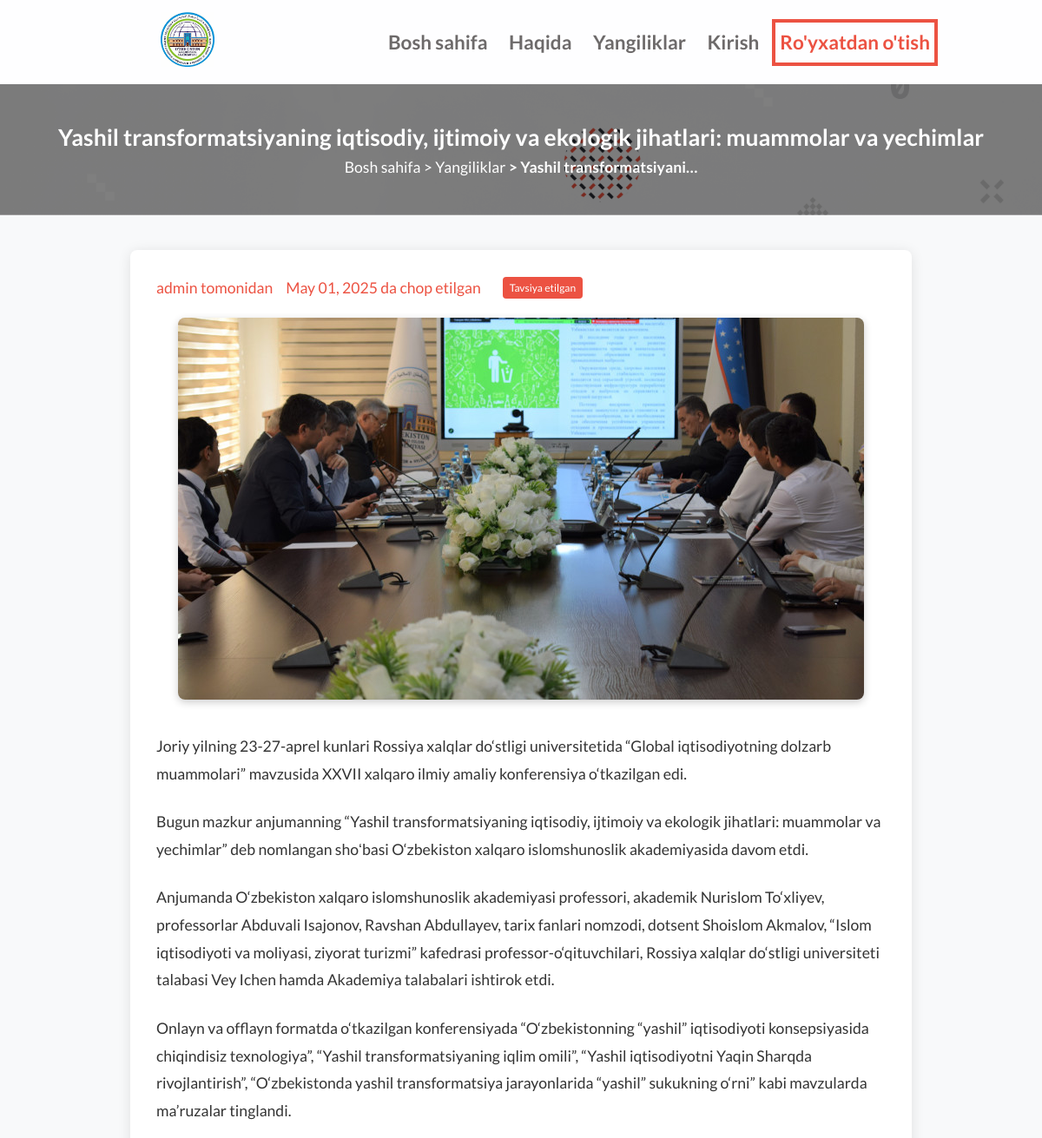
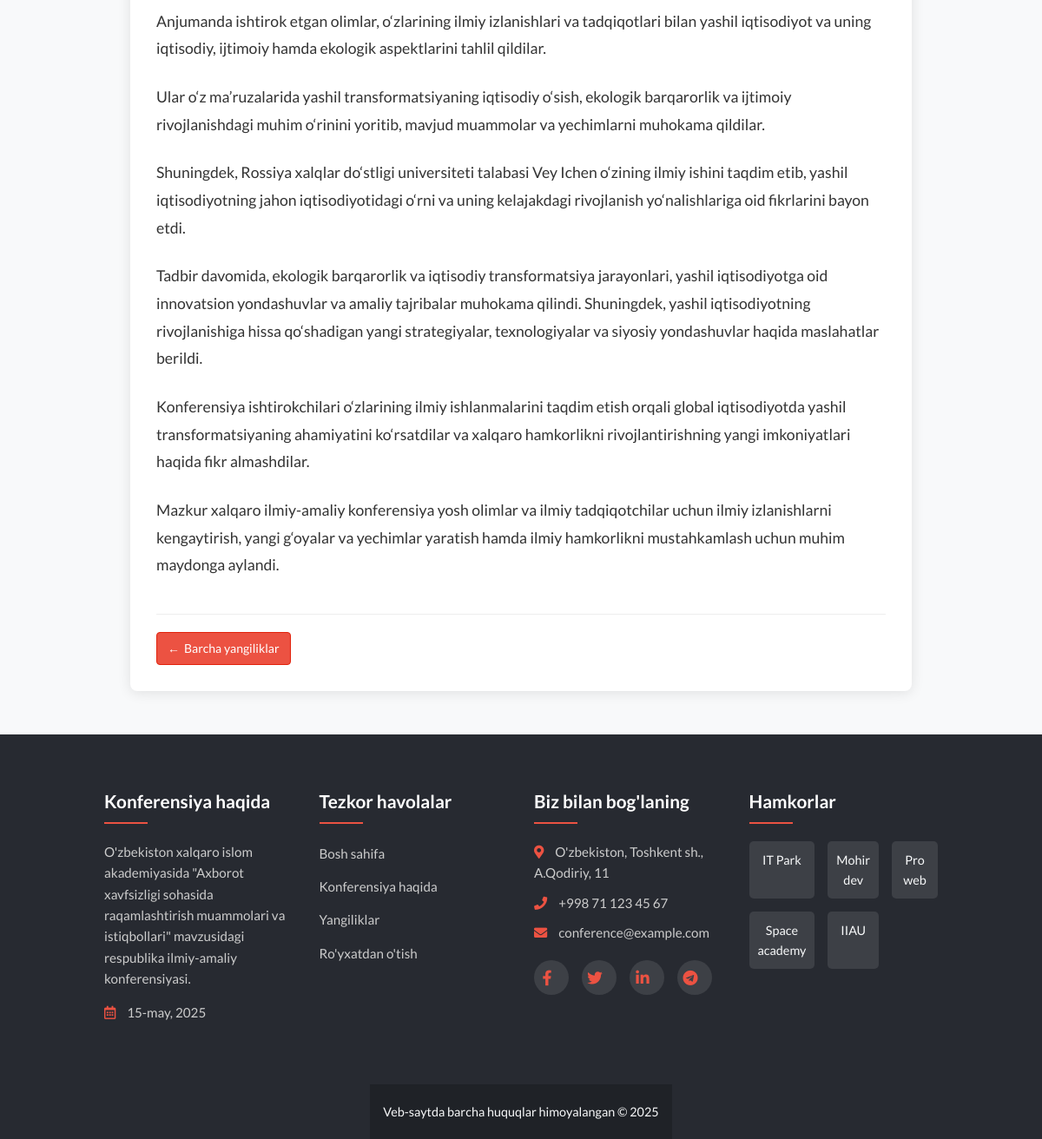
The app's page /post/1/ with its own data (2 pictures, top to bottom).
### posts/models.py (models this page shows, shortened)
class Post(models.Model):
    title = models.CharField(max_length=200)
    content = models.TextField()
    date_posted = models.DateTimeField(default=timezone.now)
    author = models.ForeignKey(CustomUser, on_delete=models.CASCADE)
    image = models.ImageField(upload_to='post_images', blank=True, null=True)
    is_featured = models.BooleanField(default=False)

### users/models.py (models this page shows, shortened)
class CustomUser(AbstractUser):
    bio = models.TextField(blank=True)
    organization = models.CharField(max_length=100, blank=True)
    position = models.CharField(max_length=100, blank=True)
    profile_picture = models.ImageField(upload_to='profile_pics', blank=True, null=True)

### posts/views.py (the view)
# urls.py: path('post/<int:pk>/', views.PostDetailView.as_view(), name='post-detail'),
class PostDetailView(DetailView):
    model = Post
    template_name = 'posts/post_detail.html'

### templates/posts/post_detail.html (shortened to what this page needs)
{% extends "base.html" %}
{% load static %}
{% block content %}
<article>
    <section class="about-sec1">
        <div class="post-detail-header">
            <h2 class="about-title">{{ post.title }}</h2>
            <p>
                <a href="{% url 'home' %}">Bosh sahifa</a> <a href="{% url 'post-list' %}"> > Yangiliklar</a> <a href="#"><b> > {{ post.title|truncatechars:25 }}</b></a>
            </p>
        </div>
        <div class="post-detail-container">
            <div class="post-detail-meta">
                <span>{{ post.author.username }} tomonidan </span>
                <span>{{ post.date_posted|date:"F d, Y" }} da chop etilgan</span>
                {% if post.is_featured %}
                    <span class="post-featured-badge">Tavsiya etilgan</span>
                {% endif %}
            </div>
            {% if post.image %}
                <div class="post-detail-image">
                    <img src="{{ post.image.url }}" alt="{{ post.title }}">
                </div>
            {% endif %}
            <div class="post-detail-content">
                {{ post.content|linebreaks }}
            </div>
            <div class="post-detail-footer">
                <a href="{% url 'post-list' %}" class="btn btn-primary btn-back">
                    <span>←</span> Barcha yangiliklar
                </a>
            </div>
        </div>
    </section>
</article>
{% endblock %}

### static/css/style.css (style rules this page uses)
* { margin: 0; padding: 0; box-sizing: border-box; list-style: none; }
:root { --color-white: #fff; --color-secondary: #ec5242; --color-secondaryDeep: #e2220c; --color-lightblack: #272a31; --color-lightgrey: #d3d3d3; --color-black: #000; }
body { width: 100%; font-family: "Lato", sans-serif; font-size: 1.1rem; line-height: 1.6; color: #333; background-color: #f8f9fa; }
a { text-decoration: none; }
.post-detail-header { background-image: linear-gradient(rgba(0,0,0,0.5), rgba(0,0,0,0.5)), url('../img/home-bg-desk.png'); background-size: cover; background-position: center; color: white; padding: 40px 0; text-align: center; }
.post-detail-header a { color: white; text-decoration: none; }
.post-detail-container { max-width: 900px; margin: 40px auto; background-color: white; border-radius: 8px; box-shadow: 0 2px 15px rgba(0,0,0,0.1); padding: 30px; }
.post-detail-meta { margin-bottom: 20px; color: var(--color-secondary); font-size: 1.1rem; display: flex; flex-wrap: wrap; align-items: center; gap: 15px; }
.post-featured-badge { background-color: var(--color-secondary); color: white; padding: 3px 10px; border-radius: 4px; font-size: 0.75rem; display: inline-block; }
.post-detail-image { text-align: center; margin-bottom: 30px; }
.post-detail-image img { max-width: 100%; border-radius: 8px; box-shadow: 0 3px 10px rgba(0,0,0,0.2); }
.post-detail-content { line-height: 1.8; font-size: 1.1rem; }
.post-detail-content p { margin-bottom: 1.5rem; }
.post-detail-footer { margin-top: 40px; padding-top: 20px; border-top: 1px solid #eee; }
.btn-back { display: inline-flex; align-items: center; }
.btn-back span { margin-right: 5px; }
.btn { display: inline-block; padding: 8px 12px; margin-bottom: 0; font-size: 14px; font-weight: 400; line-height: 1.42857143; text-align: center; white-space: nowrap; vertical-align: middle; cursor: pointer; border: 1px solid transparent; border-radius: 4px; }
.btn-primary { color: #fff; background-color: var(--color-secondary); border-color: var(--color-secondaryDeep); }

### records on screen
Post: title "Yashil transformatsiyaning iqtisodiy, ijtimoiy va ekologik jihatlari: muammolar va yechimlar", title "Yashil transformatsiyani…", author.username "admin", date_posted "May 01, 2025", image (picture), content "Joriy yilning 23-27-aprel kunlari Rossiya xalqlar do‘stligi universitetida “Global iqtisodiyotning dolzarb muammolari” mavzusida XXVII xalqaro ilmiy amaliy konferensiya o‘tkazilgan edi. Bugun mazkur anjumanning “Yashil transformatsiyaning iqtisodiy, ijtimoiy va ekologik jihatlari: muammolar va yechimlar” deb nomlangan shoʻbasi O‘zbekiston xalqaro islomshunoslik akademiyasida davom etdi. Anjumanda O‘zbekiston xalqaro islomshunoslik akademiyasi professori, akademik Nurislom To‘xliyev, professorlar Abduvali Isajonov, Ravshan Abdullayev, tarix fanlari nomzodi, dotsent Shoislom Akmalov, “Islom iqtisodiyoti va moliyasi, ziyorat turizmi” kafedrasi professor-o‘qituvchilari, Rossiya xalqlar…"
